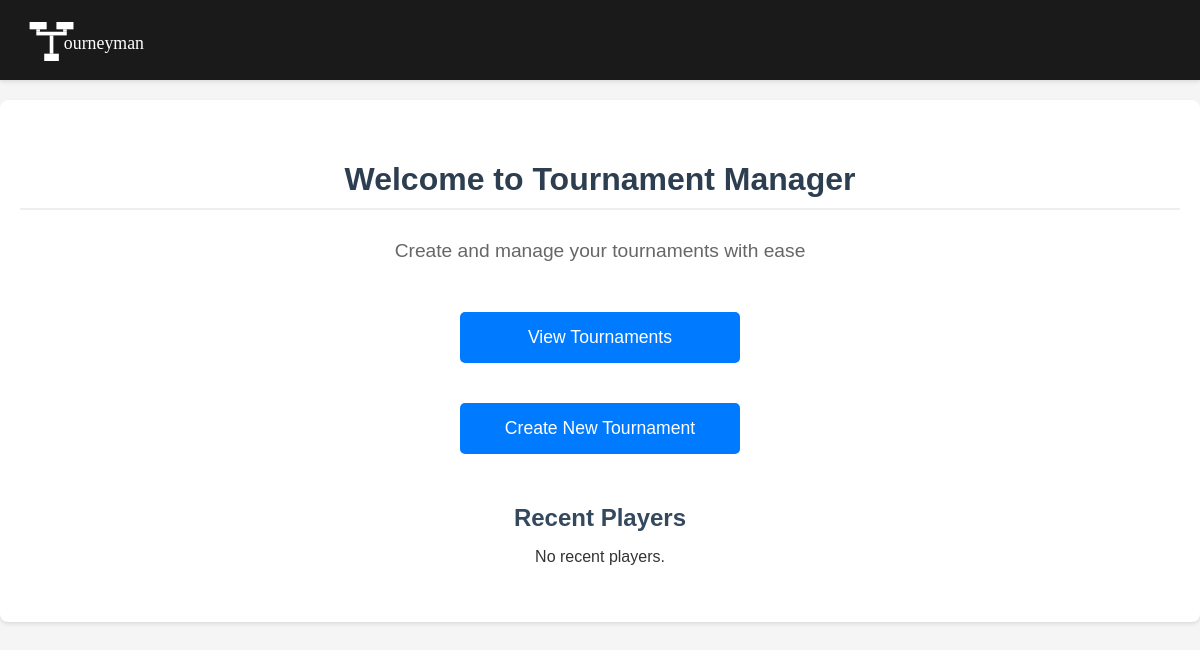
Before: / with the older database file.
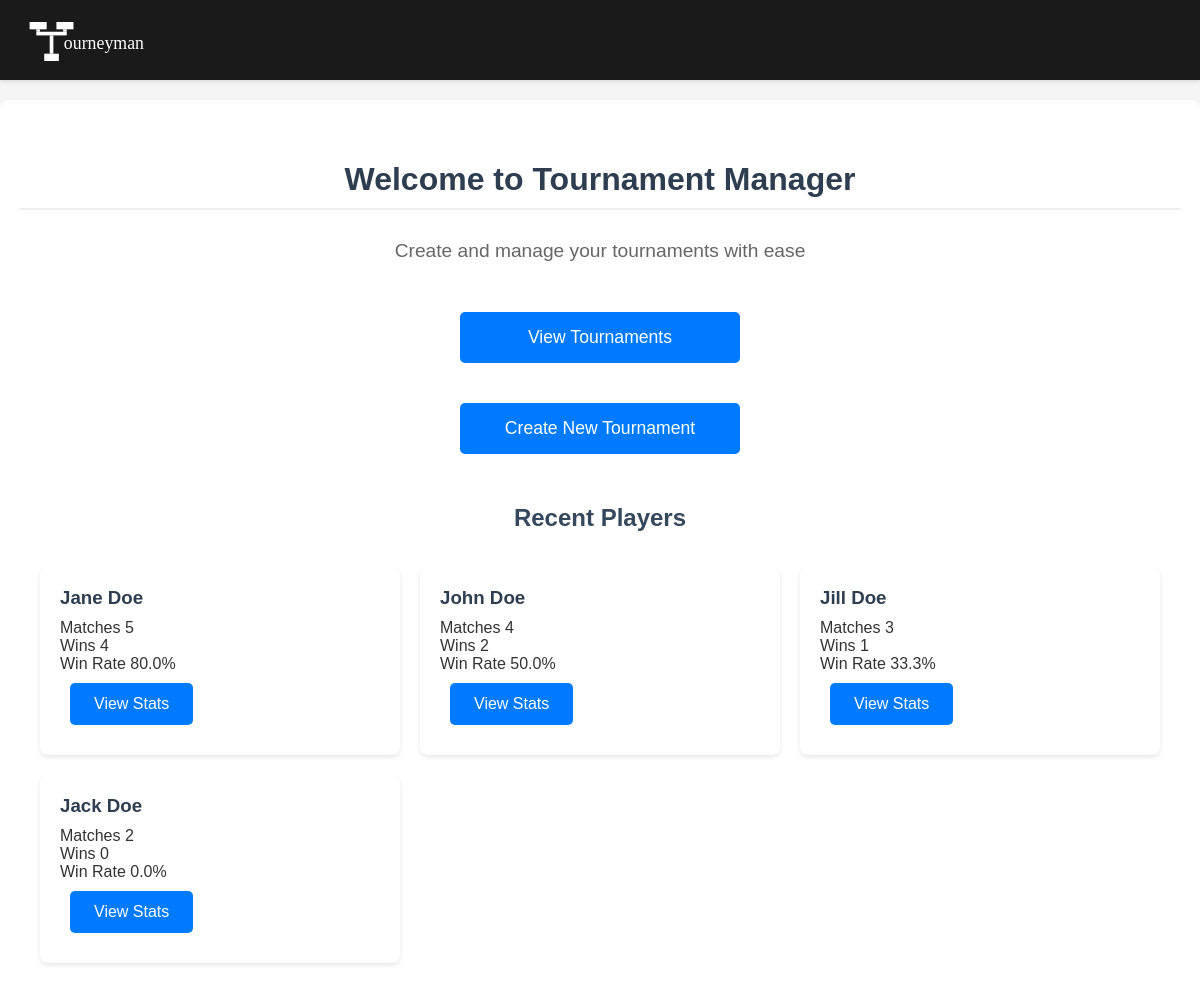
After: the same page with the newer database file.
### app.py (models this page shows, shortened)
class Contestant(db.Model):
    id = db.Column(db.Integer, primary_key=True)
    player = db.Column(db.String(80), nullable=False)
    seed = db.Column(db.Integer, nullable=True)
    tournament_id = db.Column(db.Integer, db.ForeignKey('tournament.tournament_id'), nullable=False)
    score = db.Column(db.Float, default=0.0)
    matches_played = db.Column(db.Integer, default=0)
    matches_won = db.Column(db.Integer, default=0)
    matches_drawn = db.Column(db.Integer, default=0)  # For Swiss/Round Robin
    losses = db.Column(db.Integer, default=0)
    active = db.Column(db.Boolean, default=True)
    status = db.Column(db.String(20), nullable=True)  # Nullable for non-bracket formats
    matches_as_player1 = db.relationship('MatchResult',
                                       foreign_keys='MatchResult.player1_id',
                                       backref='player1_contestant',
                                       lazy=True)
    matches_as_player2 = db.relationship('MatchResult',
                                       foreign_keys='MatchResult.player2_id',
                                       backref='player2_contestant',
                                       lazy=True)
    __table_args__ = (
        db.UniqueConstraint('tournament_id', 'player', name='unique_tournament_player'),
    )

### app.py (the view)
@app.route('/')
def index():
    active_tournaments = Tournament.query.filter(
        Tournament.status.in_([TournamentStatus.PENDING.value, TournamentStatus.ACTIVE.value])
    ).order_by(Tournament.start_date.desc()).all()
    recent_tournaments = Tournament.query.order_by(
        Tournament.start_date.desc()
    ).limit(5).all()
    recent_player_ids = set()
    recent_players = []
    for tournament in recent_tournaments:
        for contestant in tournament.contestants:
            if contestant.player not in recent_player_ids:
                recent_player_ids.add(contestant.player)
                recent_players.append(contestant)
    recent_players.sort(key=lambda x: x.matches_played, reverse=True)
    return render_template(
        'index.html',
        active_tournaments=active_tournaments,
        recent_players=recent_players[:10]  # Show top 10 recent players
    )

### templates/index.html (shortened to what this page needs)
<!DOCTYPE html>
<html>
<head>
    <link rel="stylesheet" href="{{ url_for('static', filename='css/style.css') }}">
</head>
<body>
    <nav class="navbar">
        <div class="navbar-content">
            <div class="navbar-left">
                <div class="navbar-brand static">
                    <img src="{{ url_for('static', filename='img/tourneyman - large.svg') }}"
                         alt="Tourneyman"
                         class="logo-image"
                         onerror="this.style.display='none';this.nextElementSibling.style.display='block';">
                </div>
            </div>
        </div>
    </nav>
    <div class="container">
        <h1>Welcome to Tournament Manager</h1>
        <p class="welcome-text">Create and manage your tournaments with ease</p>
        <div class="button-container">
            <a href="{{ url_for('tournaments') }}" class="button">View Tournaments</a>
            <a href="{{ url_for('new') }}" class="button">Create New Tournament</a>
        </div>
        <div class="sections-grid">
            <div class="section">
                <h2>Recent Players</h2>
                {% if recent_players %}
                <div class="player-list">
                    {% for player in recent_players %}
                    <div class="player-card">
                        <h3>{{ player.player }}</h3>
                        <div class="player-stats">
                            <div class="stat">
                                <span class="label">Matches</span>
                                <span class="value">{{ player.matches_played }}</span>
                            </div>
                            <div class="stat">
                                <span class="label">Wins</span>
                                <span class="value">{{ player.matches_won }}</span>
                            </div>
                            <div class="stat">
                                <span class="label">Win Rate</span>
                                <span class="value">{{ "%.1f"|format(player.matches_won / player.matches_played * 100 if player.matches_played else 0) }}%</span>
                            </div>
                        </div>
                        <div class="card-actions">
                            <a href="{{ url_for('player_stats', player_name=player.player) }}" class="button">View Stats</a>
                        </div>
                    </div>
                    {% endfor %}
                </div>
                {% else %}
                <p>No recent players.</p>
                {% endif %}
            </div>
        </div>
    </div>
</body>
</html>

### static/css/style.css (style rules this page uses)
* { font-family: 'Bahnschrift', sans-serif; }
body { margin: 0; padding-top: 100px; background-color: #f5f5f5; color: #333; }
.container { max-width: 1200px; margin: 0 auto; padding: 40px 20px; background-color: white; border-radius: 8px; box-shadow: 0 2px 4px rgba(0, 0, 0, 0.1); text-align: center; }
.button-container { display: flex; flex-direction: column; gap: 20px; max-width: 300px; margin: 40px auto; }
.button-container .button { font-size: 1.1em; padding: 15px 30px; }
h1 { color: #2c3e50; margin-bottom: 30px; padding-bottom: 10px; border-bottom: 2px solid #eee; }
h2 { color: #34495e; margin: 25px 0 15px; }
h3 { color: #455a64; margin: 20px 0 10px; }
.button, .link { display: inline-block; margin: 10px; padding: 12px 24px; font-size: 16px; background-color: #007BFF; color: white; text-decoration: none; border-radius: 5px; border: none; cursor: pointer; transition: background-color 0.2s; }
.player-list, .match-list { display: grid; grid-template-columns: repeat(auto-fill, minmax(300px, 1fr)); gap: 20px; padding: 20px; }
.player-card, .match-card { background-color: white; padding: 20px; border-radius: 8px; box-shadow: 0 2px 4px rgba(0, 0, 0, 0.1); text-align: left; }
.player-card h3, .match-card h3 { margin-top: 0; color: #2c3e50; }
.navbar { background-color: #1a1a1a; color: white; position: fixed; top: 0; left: 0; right: 0; height: 80px; z-index: 1000; box-shadow: 0 2px 4px rgba(0, 0, 0, 0.1); }
.navbar-content { max-width: 1200px; margin: 0 auto; padding: 0 20px; height: 100%; display: flex; justify-content: space-between; align-items: center; }
.navbar-left { display: flex; align-items: center; }
.navbar-brand { text-decoration: none; color: white; font-weight: bold; display: flex; align-items: center; }
.navbar-brand.static { cursor: default; pointer-events: none; }
.logo-image { height: 60px; width: auto; transition: opacity 0.2s; }
.welcome-text { color: #666; font-size: 1.2em; margin: 20px 0; }

Changed rows visible on the page:
added Contestant: player "Jane Doe", matches_played "5", matches_won "4", matches_played+matches_won "80.0"
added Contestant: player "John Doe", matches_played "4", matches_won "2", matches_played+matches_won "50.0"
added Contestant: player "Jill Doe", matches_played "3", matches_won "1", matches_played+matches_won "33.3"
added Contestant: player "Jack Doe", matches_played "2", matches_won "0", matches_played+matches_won "0.0"
Other visible differences:
text no longer shown: "No recent players."
